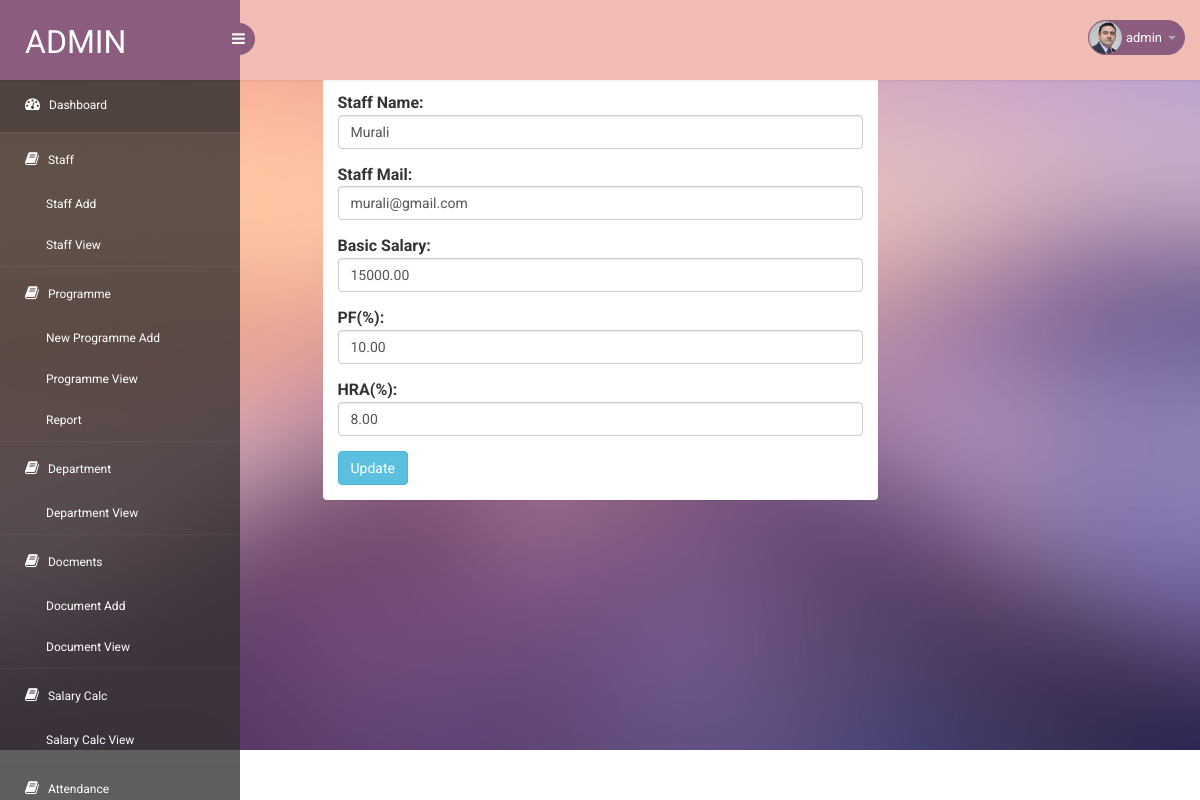
Page /2ViewUpdate.php?id=2 (signed in) on the committed database.
### tables this page shows
CREATE TABLE `employee` (
  `id` int(11) NOT NULL,
  `name` text NOT NULL,
  `designation` text NOT NULL,
  `location` text NOT NULL,
  `phone` text NOT NULL,
  `mail` text NOT NULL,
  `password` text NOT NULL,
  `per_day` decimal(10,2) NOT NULL,
  `pf` decimal(10,2) NOT NULL,
  `hra` decimal(10,2) NOT NULL,
  `doc1` longblob NOT NULL,
  `image1` longblob NOT NULL,
  `image2` longblob NOT NULL,
  `status` text NOT NULL,
  `dept` varchar(100) NOT NULL
);

### 2ViewUpdate.php (the view, shortened to what this page needs)
<?php
include_once 'db_connect.php';
	$sql_query="SELECT * FROM employee WHERE id=".$_GET['id'];
	$result_set=mysqli_query($conn,$sql_query);
	$fetched_row=mysqli_fetch_array($result_set);
      ?>
<!DOCTYPE html>
<head>
<link rel="stylesheet" href="css/bootstrap.min.css" >
<link href="css/style.css" rel='stylesheet' type='text/css' />
<link href="css/style-responsive.css" rel="stylesheet"/>
<link rel="stylesheet" href="css/font.css" type="text/css"/>
<link href="css/font-awesome.css" rel="stylesheet">
</head>
<body>
<?php
include 'header.php';
?>
<div class="content-wrapper">
     <div class="container">
    <div class="row pad-botm">
        <div class="col-md-12">
            <h4 class="header-line">Salary Calc Form</h4>
        </div>
</div>
     <div class="row">
         <div class="col-md-3 col-sm-3 col-xs-3">
         </div>
        <div class="col-md-6 col-sm-6 col-xs-12">
           <div class="panel panel-info">
                        <div class="panel-heading">
                        </div>
            <div class="panel-body">
            <form  action = "" method = "post" role="form">
                <div class="form-group">
                    <label>Staff Name:</label>
                    <input class="form-control" type="text" name="staff_name" value="<?php echo $fetched_row['name']; ?>" required />
                </div>
                <div class="form-group">
                    <label>Staff Mail:</label>
                    <input class="form-control" type="text" name="staff_mail" value="<?php echo $fetched_row['mail']; ?>" required />
                </div>
                <div class="form-group">
                  <label class="control-label">Basic Salary:</label>
                    <input required type="text" class="form-control"  name="salary" value="<?php echo $fetched_row['per_day']; ?>" >
                </div>
                <div class="form-group">
                  <label class="control-label">PF(%):</label>
                    <input required type="text" class="form-control"  name="pf" value="<?php echo $fetched_row['pf']; ?>" >
                </div>
                <div class="form-group">
                  <label class="control-label">HRA(%):</label>
                    <input required type="text" class="form-control"  name="hra" value="<?php echo $fetched_row['hra']; ?>">
                </div>
                <input type="submit" class="btn btn-info" value="Update" name="btn-update">
                    </form>
                </div>
                        </div>
            </div>
        </div>
    </div>
</div>
</body>
</html>

### css/style.css (style rules this page uses)
h4, h5, h6, h1, h2, h3 { margin: 0; }
html, body { font-family: 'Roboto', sans-serif; font-size: 100%; overflow-x: hidden; background: url(../images/bg.jpg) no-repeat 0px 0px; background-size:cover; }
h1,h2,h3,h4,h5,h6 { margin:0; }
ul,label { margin:0; padding:0; }
.panel-heading { position: relative; height: 57px; line-height: 57px; letter-spacing: 0.2px; color: #000; font-size: 18px; font-weight: 400; padding: 0 16px; background:#ddede0; border-top-right-radius: 2px; border-top-left-radius: 2px; text-transform: uppercase; text-align: center; }
.panel { border: none ! important; }

### rows in the picture
employee: staff_name "Murali", staff_mail "murali@gmail.com", salary "15000.00", pf "10.00", hra "8.00"

### other values in the picture
$_SESSION['companyName'] "admin"
